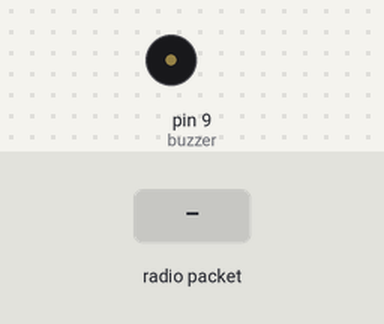
A sketch run on a simulated Arduino Uno, built with avr-gcc and run on an emulated ATmega328P. On the bench: buzzer (waves = sounding, pin HIGH). Inputs (shaded band) come from the test bench. No radio packets arrive unless stated.

Above: at 1.2 s.
1.3 s: radio packet "X" arrives
At 1.75 s:
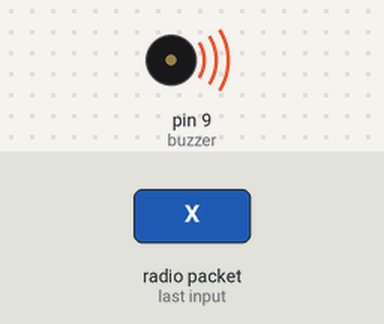
Timing chart, 0 to 11.8 s (numbered marks = the images above; inputs shaded):
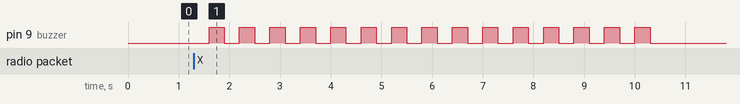

The sketch:

rfreciever.ino
```cpp
#include <VirtualWire.h>
int buzzer = 9;

void setup()
{
  pinMode(buzzer,OUTPUT);
  vw_set_ptt_inverted(true); //either transmitting or receiving
  vw_set_rx_pin(10); // set receiver pin
  vw_setup(4000);  // Bits per sec
  vw_rx_start();       // Start listening to the receiver
}
    void loop()
{
  digitalWrite(buzzer,LOW);
  uint8_t buf[VW_MAX_MESSAGE_LEN]; // message length
  uint8_t buflen = VW_MAX_MESSAGE_LEN;

  if (vw_get_message(buf, &buflen)) { // if message received
    if(buf[0]=='X'){  // if the first letter in message array is X

      for(int i=0;i<15;i++){        // loop to blink LED (Temporary setup instead of buzzer)
        digitalWrite(buzzer,LOW);
        delay(300);
        digitalWrite(buzzer,HIGH);
        delay(300);
        }
     }
    }
}
```

Measured:
- after the input at 1.3 s, pin 9 (buzzer): alternates HIGH for 0.30 s and LOW for 0.30 s, 30 changes in all, then stays LOW, starting after 0.30 s
